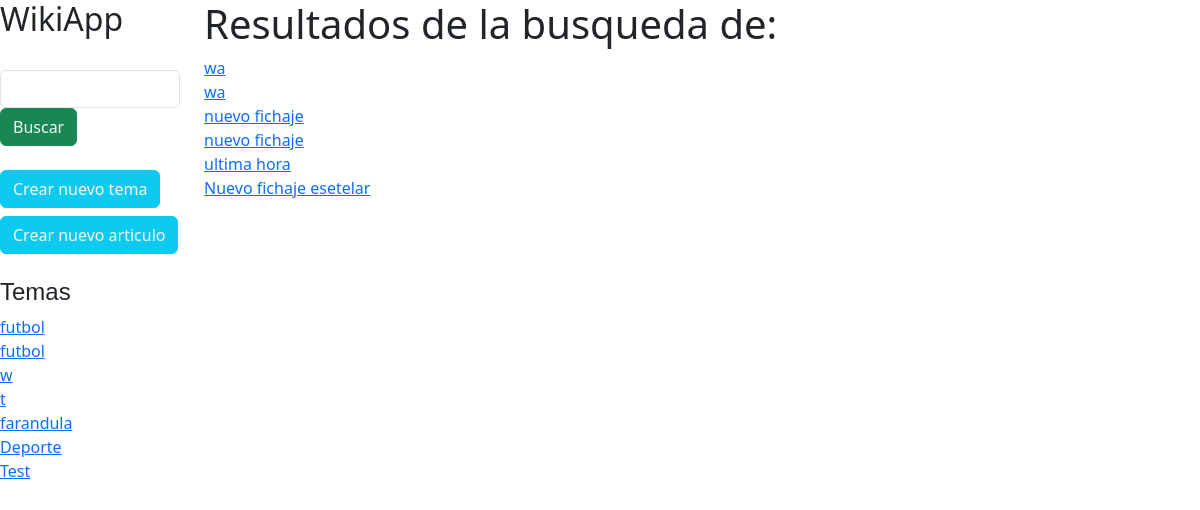
The page /vistaBusqueda on the database its author committed.
### vistaPrincipal/models.py (models this page shows)
class tema(models.Model):
    nombreTema = models.CharField(max_length=128, null=True, blank=True)
    descripcionTema = models.CharField(max_length=512, null=True, blank=True)

class articulo(models.Model):
    tituloArticulo = models.CharField(max_length=128,null=True, blank=True)
    contenidoArticulo = models.CharField(max_length=1024,null=True, blank=True)
    temaSeleccionado = models.ForeignKey(tema, null=True, blank=True, on_delete=models.SET_NULL)

### vistaPrincipal/views.py (the view, shortened to what this page needs)
# urls.py: path('vistaBusqueda',views.vistaBusqueda, name='vistaBusqueda'),
def vistaBusqueda(request):
    listaTemas = tema.objects.all().order_by('id')
    listaArticulos = articulo.objects.all().order_by('id')
    return render(request, 'vistaBusqueda.html',{
        'listaTemas':listaTemas,
        'listaArticulos':listaArticulos,
    })

### vistaPrincipal/templates/vistaBusqueda.html (shortened to what this page needs)
{% extends "layout.html" %}
{% block contenido %}
<h1>Resultados de la busqueda de: {{ objBusqueda.textoBusqueda }}</h1>
    {% if listaArticulos %}
        {% for articulos in listaArticulos %}
        <div>
            <a href="{% url 'vistaPrincipal:vistaArticulo' articulos.id %}"> {{ articulos.tituloArticulo }} </a>
        </div>
        {% endfor %}
    {% else %}
        <p>No se encontraron artículos.</p>
    {% endif %}
{% endblock %}

### vistaPrincipal/templates/layout.html (shortened to what this page needs)
<!DOCTYPE html>
<html>
    <head>
        <link href="https://cdn.jsdelivr.net/npm/bootstrap@5.3.0/dist/css/bootstrap.min.css" rel="stylesheet">
    </head>
    <body>
        <div class="row">
            <div class="col-lg-2">
                <h2 class="fw-medium">WikiApp</h2>
                <br>
                <form method="POST" action="{% url 'vistaPrincipal:vistaBusqueda' %}">
                    <input type="text" class="form-control" name="textoBusqueda">
                    <input type="submit" value="Buscar" class="btn btn-success text-light ">
                </form>
                <br>
                <div>
                    <a class="btn btn-info text-light" href="{% url 'vistaPrincipal:nuevoTema'  %}">Crear nuevo tema</a>
                </div>
                <div style="margin-top: 8px;">
                    <a class="btn btn-info text-light"  href="{% url 'vistaPrincipal:nuevoArticulo'  %}">Crear nuevo articulo</a>
                </div>
                <br>
                <div>
                    <h4 style="font-family: helvetica, Arial, sans-serif;">Temas</h4>
                    {% for temaInfo in listaTemas %}
                        <div>
                            <a href="{% url 'vistaPrincipal:vistaArticulosPorTemas' temaInfo.id %}">{{ temaInfo.nombreTema }}</a>
                        </div>
                    {% endfor %}
                </div>
            </div>
            <div class="col-lg-10">
                {% block contenido %}
                {% endblock %}
            </div>
        </div>
    </body>
</html>

### rows shown on the page
tema: nombreTema "futbol"
tema: nombreTema "futbol"
tema: nombreTema "w"
tema: nombreTema "t"
tema: nombreTema "farandula"
tema: nombreTema "Deporte"
tema: nombreTema "Test"
articulo: tituloArticulo "wa"
articulo: tituloArticulo "wa"
articulo: tituloArticulo "nuevo fichaje"
articulo: tituloArticulo "nuevo fichaje"
articulo: tituloArticulo "ultima hora"
articulo: tituloArticulo "Nuevo fichaje esetelar"
